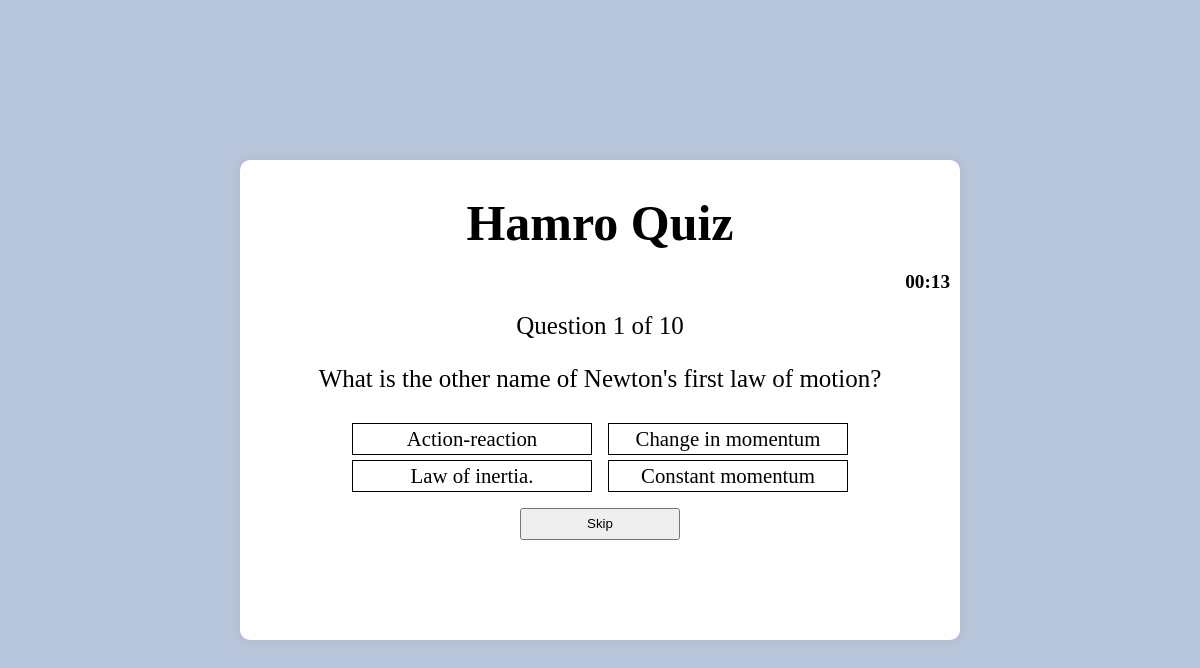
Page /phpAccount/question4.php?n=10 on the committed database.
### tables this page shows
CREATE TABLE `questions4` (
  `question_number` int(11) NOT NULL,
  `text` text NOT NULL
);

CREATE TABLE `choices4` (
  `id` int(11) NOT NULL,
  `question_number` int(11) NOT NULL,
  `is_correct` tinyint(1) NOT NULL DEFAULT 0,
  `text` text NOT NULL
);

### phpAccount/question4.php (the view, shortened to what this page needs)
<?php include 'database.php'; ?>
<?php
$number = (int) $_GET['n'];
$query ="SELECT * FROM `questions4`";
    $results = $mysqli->query ($query) or die ($mysqli->error.__LINE__);
    $total = $results->num_rows;
    $query ="SELECT *FROM `questions4`
                WHERE question_number = $number";
    $result = $mysqli->query($query) or die ($mysqli->error.__LINE__);
    $question  = $result->fetch_assoc();
        $query = "SELECT * FROM `choices4`
         WHERE question_number = $number";
         $choices = $mysqli->query($query) or die ($mysqli->error.__LINE__);
?>
<html>
     <head>
     <link rel="stylesheet" type="text/css" href="style8.css">
</head>
<body>
         <div class="container">
            <h1 style="margin-bottom: 0;">Hamro Quiz</h1>
            <div style="margin-top: 0;" class="timer-container">
             <div class="timer">
             <p style="display: flex;justify-content: flex-end;align-content: center;margin-right: 10px;font-size: 1.2rem;font-weight:bold; background: white;">00:<span id="countdown">15</span></p>
         </div>
     </div>
             <div class="current">Question <?=$_SESSION['index'] +1 ?> of <?php echo $total; ?></div>
             <p class="question">
                <?php
                echo $question['text'];
                ?>
             </p>
             <form method="post" action="process4.php">
                 <div class="choices">
                    <?php while($row = $choices->fetch_assoc()):
                        ?>
                     <div><label for="<?php echo $row['id']; ?>"><?php echo $row['text'] ?></label><input name="choice" type="radio" id="<?php echo $row['id']; ?>"  value="<?php echo $row['id']; ?>"/></div>
                 <?php endwhile; ?>
                 </div>
             <input style="margin-top: 1rem;
    width: 10rem;
    height: 2rem;" type="submit" value="Skip" id="skip" />
             </form>
         </div>
 </body>
 </html>

### phpAccount/style8.css (style rules this page uses)
* { box-sizing: border-box; }
body { background-color:#b8c6db; align-items:center; justify-content: center; height: 100vh; overflow: hidden; margin: 0; display: flex; }
.container { background-color: white; border-radius: 10px; box-shadow: 0 0 10px 2px rgba(100,100,100, 0.1); width: 60%; overflow: hidden; text-align: center; height: 60%; font-size: 25px; }
label { border: 1px solid black; margin-top: 5px; cursor: pointer; display: block; width: 15rem; height: 2rem; display: flex; justify-content: center; align-items: center; font-size: 1.3rem; }
form { display: flex; flex-direction: column; justify-content: center; align-items: center; }
.choices { display: grid; grid-template-columns: auto auto; grid-column-gap: 1rem; }

### rows in the picture
questions4: text "What is the other name of Newton's first law of motion?"
choices4: text "Action-reaction"
choices4: text "Change in momentum"
choices4: text "Law of inertia."
choices4: text "Constant momentum"

### other values in the picture
$_SESSION['index'] +1 "1"
$total "10"
